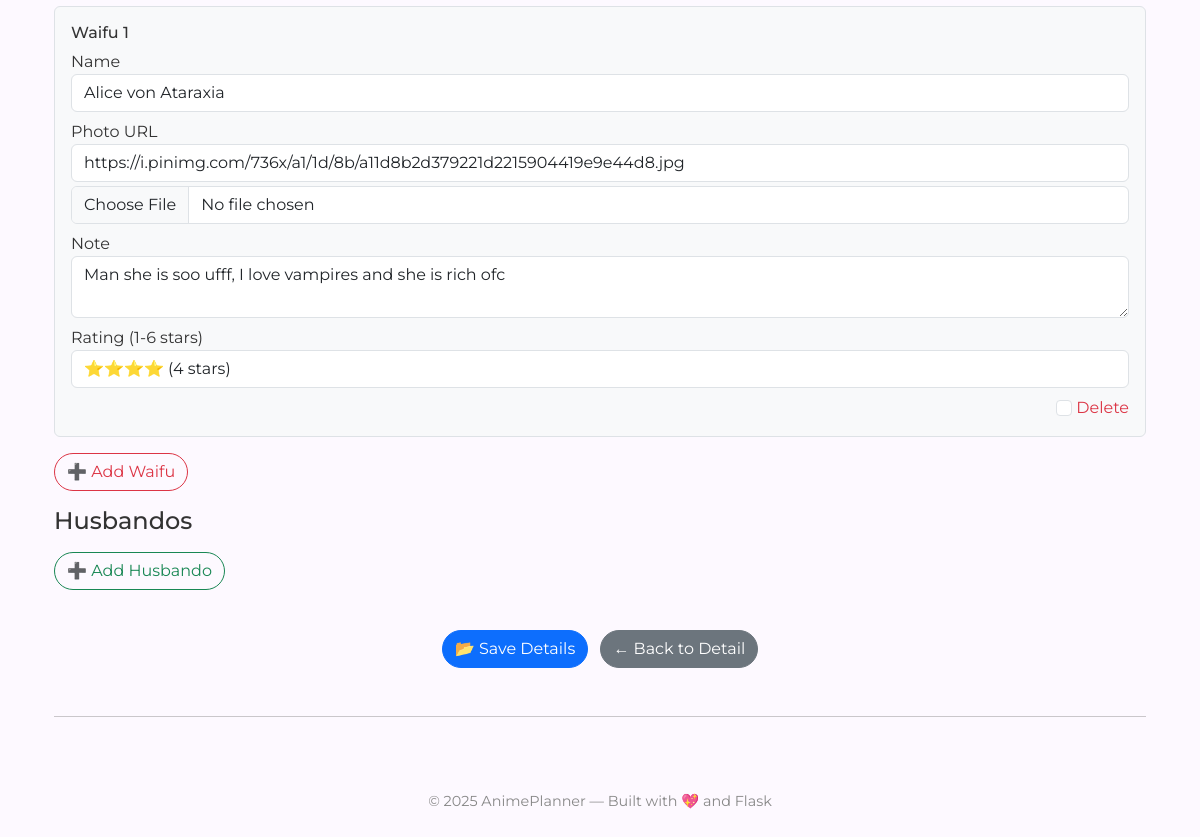
Before: /edit_detail/216 (signed in, lower part) with the older database file.
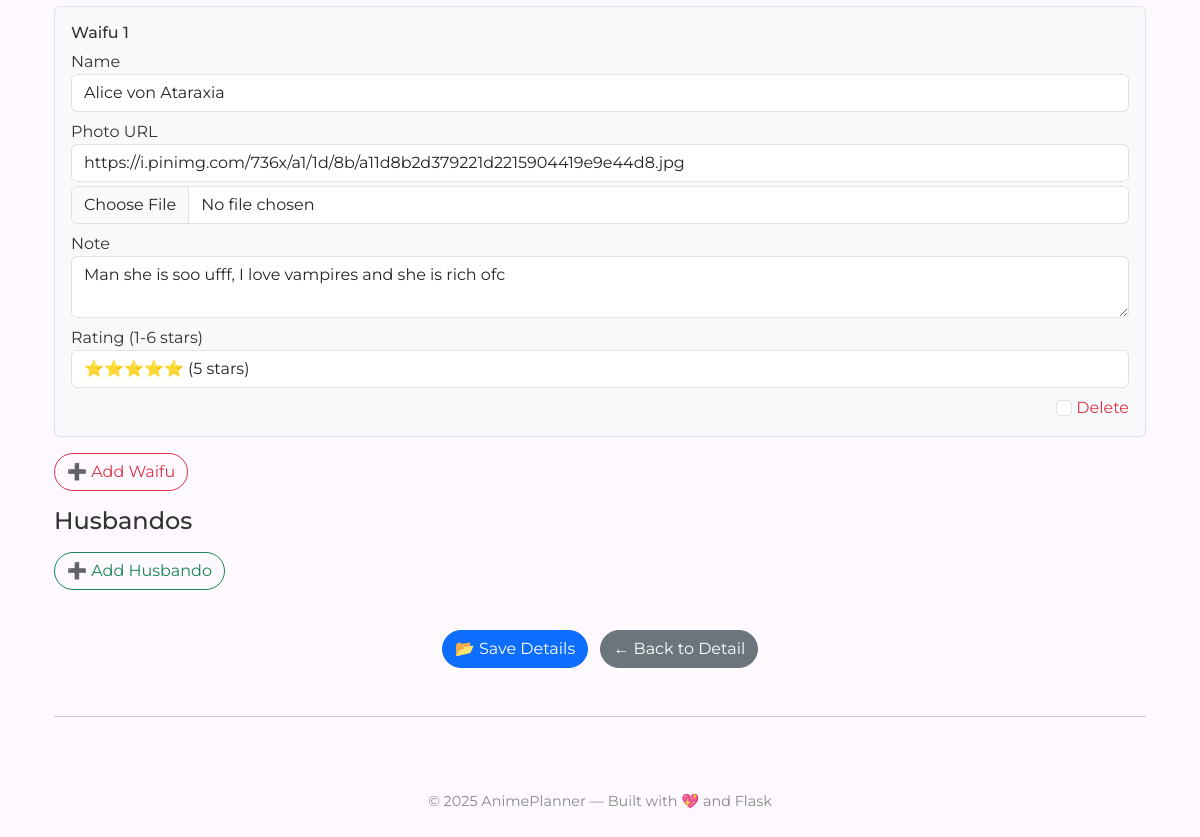
After: the same page with the newer database file.
### tables this page shows
CREATE TABLE anime_waifus (
            id INTEGER PRIMARY KEY AUTOINCREMENT,
            anime_id INTEGER NOT NULL,
            name TEXT,
            image TEXT,
            note TEXT,
            starred INTEGER DEFAULT 0, rating INTEGER,
            FOREIGN KEY(anime_id) REFERENCES anime(id) ON DELETE CASCADE
        );

### app.py (the view, shortened to what this page needs)
@app.route("/edit_detail/<int:anime_id>", methods=["GET", "POST"])
@login_required
def edit_detail(anime_id):
    conn = get_db()
    db = conn.cursor()
    user_id = session.get("user_id")
    db.execute("SELECT * FROM anime WHERE id = ? AND user_id = ?", (anime_id, user_id))
    anime = db.fetchone()
    if not anime:
        flash("Anime not found or access denied.")
        return redirect("/preview")
    db.execute("SELECT * FROM anime_detail WHERE anime_id = ?", (anime_id,))
    detail = db.fetchone()
    image_list = ""
    if detail and detail[3]:
        try:
            image_list = ", ".join(json.loads(detail[3]))
        except:
            image_list = detail[3]
    db.execute("""
        SELECT id, episode_number, episode_note, episode_images,
                rating_overall, rating_animation, rating_story
        FROM anime_episodes
        WHERE anime_id = ?
        ORDER BY episode_number
    """, (anime_id,))
    rows = db.fetchall()
    existing_episodes = []
    db.execute("SELECT id, name, image, note, rating FROM anime_waifus WHERE anime_id = ?", (anime_id,))
    existing_waifus = [{"id": row[0], "name": row[1], "image": row[2], "note": row[3], "rating": row[4]} for row in db.fetchall()]
    db.execute("SELECT id, name, image, note, rating FROM anime_husbandos WHERE anime_id = ?", (anime_id,))
    existing_husbandos = [{"id": row[0], "name": row[1], "image": row[2], "note": row[3], "rating": row[4]} for row in db.fetchall()]
    db.close()
    conn.close()
    return render_template(
        "edit_detail.html",
        anime=anime,
        detail=detail,
        image_list=image_list,
        existing_episodes=existing_episodes,
        existing_waifus=existing_waifus,
        existing_husbandos=existing_husbandos
    )

### app.py (called while the page is built)
def login_required(f):
    @wraps(f)
    def wrapper(*args, **kwargs):
        if "user_id" not in session:
            flash("Login required.")
            return redirect("/login")
        return f(*args, **kwargs)
    return wrapper

def get_db():
    return sqlite3.connect("anime.db")

### templates/edit_detail.html (shortened to what this page needs)
{% extends "layout.html" %}
{% block main %}
<div class="container mt-4">
    <form method="POST" action="{{ url_for('edit_detail', anime_id=anime[0]) }}" enctype="multipart/form-data">
        {% for w in existing_waifus %}
        <div class="border rounded p-3 mb-3 bg-light">
            <h6>Waifu {{ loop.index }}</h6>
            <div class="mb-2">
                <label>Name</label>
                <input type="text" name="waifu_name_{{ w.id }}" class="form-control" value="{{ w.name }}">
            </div>
            <div class="mb-2">
                <label>Photo URL</label>
                <input type="text" name="waifu_image_{{ w.id }}" class="form-control mb-1" value="{{ w.image }}">
                <input type="file" name="waifu_image_upload_{{ w.id }}" class="form-control" accept="image/*">
            </div>
            <div class="mb-2">
                <label>Note</label>
                <textarea name="waifu_note_{{ w.id }}" class="form-control" rows="2">{{ w.note }}</textarea>
            </div>
            <div class="mb-2">
                <label>Rating (1-6 stars)</label>
                <select name="waifu_rating_{{ w.id }}" class="form-control">
                    <option value="4" {% if w.rating == 4 %}selected{% endif %}>⭐⭐⭐⭐ (4 stars)</option>
                    <option value="5" {% if w.rating == 5 %}selected{% endif %}>⭐⭐⭐⭐⭐ (5 stars)</option>
                </select>
            </div>
            <div class="text-end">
                <label class="form-check-label text-danger">
                    <input type="checkbox" class="form-check-input" name="delete_waifu_{{ w.id }}"> Delete
                </label>
            </div>
        </div>
        {% endfor %}
        <button type="button" class="btn btn-outline-danger mb-3" id="addWaifuBtn">➕ Add Waifu</button>
        <h4 class="mb-3">Husbandos</h4>
        <button type="button" class="btn btn-outline-success mb-3" id="addHusbandoBtn">➕ Add Husbando</button>
        <div class="text-center mt-4">
            <button type="submit" class="btn btn-primary">📂 Save Details</button>
            <a href="{{ url_for('detail', anime_id=anime[0]) }}" class="btn btn-secondary ms-2">← Back to Detail</a>
        </div>
    </form>
    <hr class="my-5">
</div>
{% endblock %}

### templates/layout.html (shortened to what this page needs)
<!DOCTYPE html>
<html lang="en">
<head>
    <link href="https://cdn.jsdelivr.net/npm/bootstrap@5.3.3/dist/css/bootstrap.min.css" rel="stylesheet">
    <link rel="stylesheet" href="/static/style.css">
    <link rel="stylesheet" href="https://cdn.jsdelivr.net/npm/swiper@11/swiper-bundle.min.css" />
</head>
<body>
    <main class="container my-5">
        {% block main %}{% endblock %}
    </main>
    <footer class="py-4">
        <p>&copy; {{ year if year else 2025 }} AnimePlanner — Built with 💖 and Flask</p>
    </footer>
</body>
</html>

### static/style.css (style rules this page uses)
body { background-color: #fdf9ff; color: #333; }
.btn { border-radius: 2rem; }
a { text-decoration: none; }

### templates/layout.html (style rules this page uses)
body { font-family: 'Montserrat', sans-serif; background-color: #fdf9ff; color: #333; }
footer { text-align: center; margin-top: 50px; font-size: 0.9em; color: #888; }
input.form-check-input[type="checkbox"] { display: inline-block !important; }

Changed rows visible on the page:
changed anime_waifus "Alice von Ataraxia": rating+id "⭐⭐⭐⭐ (4 stars)" → "⭐⭐⭐⭐⭐ (5 stars)"
